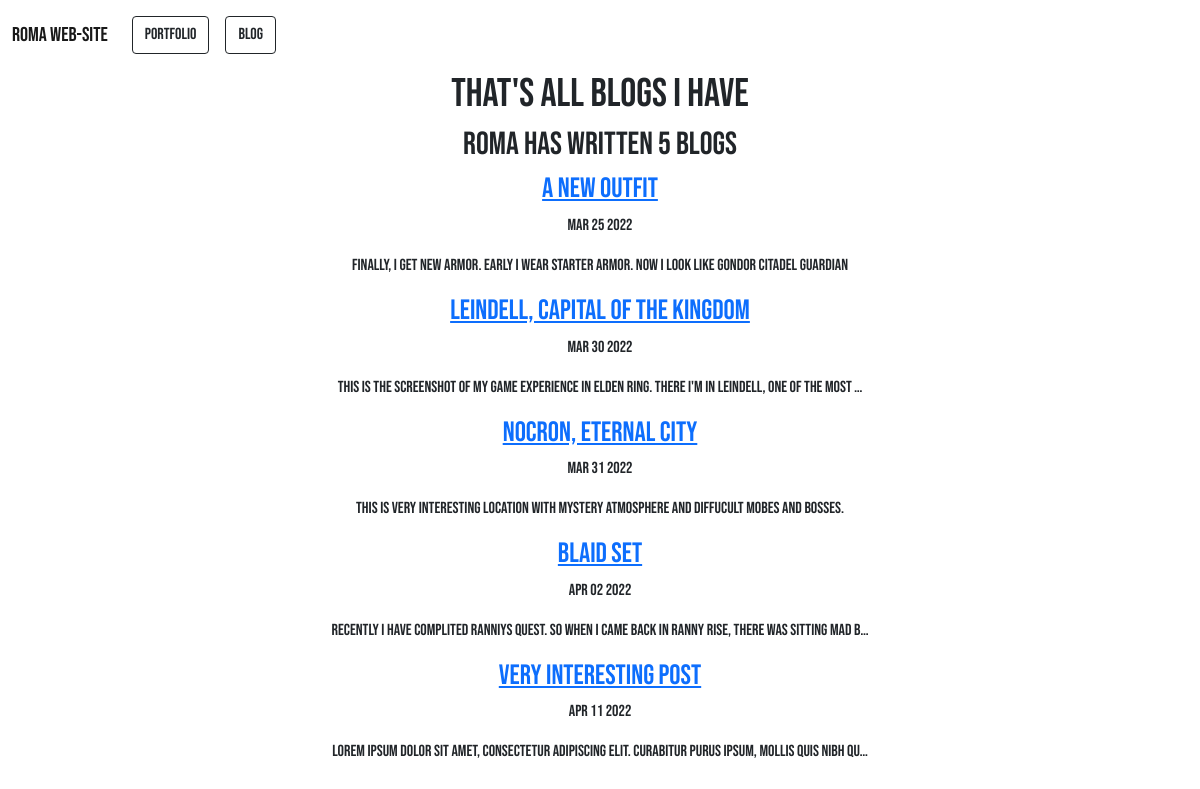
Screenshot of /blog/ with the database file from the repository.
### blog/models.py (models this page shows, shortened)
class Blog(models.Model):
    title = models.CharField(max_length = 100, default = '')
    data = models.DateField()
    description = models.TextField(default = '')
    image = models.ImageField(upload_to = 'portfolio/image/', blank = True)

### blog/views.py (the view)
# urls.py: path('', views.all_blogs, name = 'all_blogs'),
def all_blogs(request):
    blogs = Blog.objects.all()
    return render(request, 'blog/all_blogs.html', {'blogs':blogs})

### blog/templates/blog/all_blogs.html
{% extends 'portfolio/base.html' %}
{% block content %}
<div class = 'text-center'>
  <h1>That's all blogs I have</h1>
  <h2>Roma has written {{ blogs.count }} blog{{ blogs.count|pluralize }}</h2>
  {% for blog in blogs %}
    <a href = '{% url "blog:detail" blog.id %}' target = "_blank"><h3>{{ blog.title }}</h3></a>
    <p>{{  blog.data|date:'M d Y' }}</p>
    <p>{{ blog.description|truncatechars:100 }}</p>
  {% endfor %}
</div>
{% endblock %}

### portfolio/static/portfolio/style.css (style rules this page uses)
body { font-family: 'Bebas Neue', cursive; }

### rows the page displays
Blog: title "A new outfit", data "Mar 25 2022", description "Finally, I get new armor. Early I wear starter armor. Now I look like Gondor citadel guardian"
Blog: title "Leindell, capital of the kingdom", data "Mar 30 2022", description "This is the screenshot of my game experience in Elden Ring. There I'm in Leindell, one of the most …"
Blog: title "Nocron, Eternal city", data "Mar 31 2022", description "This is very interesting location with mystery atmosphere and diffucult mobes and bosses."
Blog: title "Blaid set", data "Apr 02 2022", description "Recently I have complited Ranniys quest. So when I came back in Ranny Rise, there was sitting mad B…"
Blog: title "Very interesting post", data "Apr 11 2022", description "Lorem ipsum dolor sit amet, consectetur adipiscing elit. Curabitur purus ipsum, mollis quis nibh qu…"

### other values shown
{{ blogs.count }} "5"
